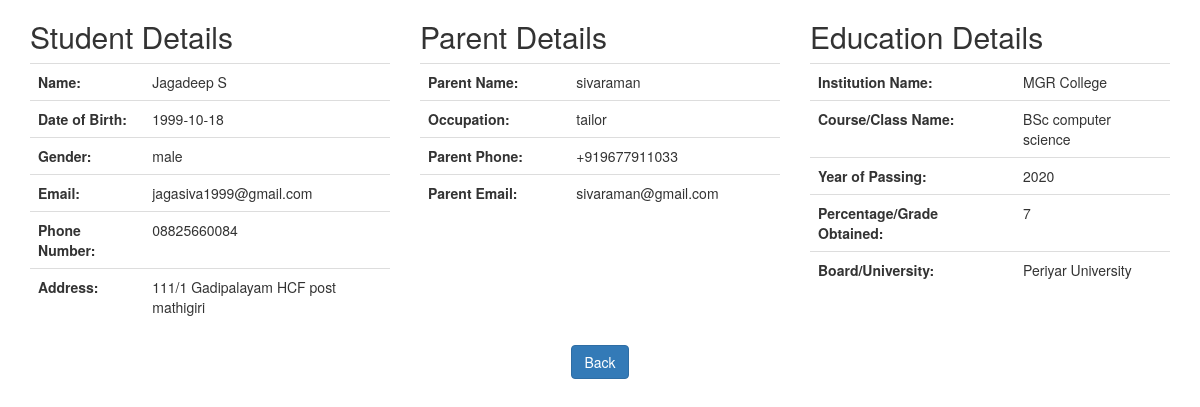
The page /viewdetails.php?student_id=7 (signed in) on the database its author committed.
### tables this page shows
CREATE TABLE `students` (
  `student_id` int(11) NOT NULL,
  `stu_name` varchar(255) NOT NULL,
  `dob` date DEFAULT NULL,
  `gender` varchar(10) DEFAULT NULL,
  `email` varchar(255) DEFAULT NULL,
  `phone` varchar(20) DEFAULT NULL,
  `address` varchar(255) DEFAULT NULL
);

CREATE TABLE `parents` (
  `parent_id` int(11) NOT NULL,
  `par_name` varchar(255) NOT NULL,
  `occupation` varchar(255) DEFAULT NULL,
  `par_phone` varchar(20) DEFAULT NULL,
  `par_email` varchar(255) DEFAULT NULL,
  `student_id` int(11) NOT NULL
);

CREATE TABLE `education` (
  `education_id` int(11) NOT NULL,
  `institution_name` varchar(255) DEFAULT NULL,
  `course_name` varchar(255) DEFAULT NULL,
  `year_of_passing` int(11) DEFAULT NULL,
  `grade_obtained` float DEFAULT NULL,
  `board` varchar(255) DEFAULT NULL,
  `student_id` int(11) NOT NULL
);

### viewdetails.php (the view, shortened to what this page needs)
<!DOCTYPE html>
<html>
<head>
	<link rel="stylesheet" href="https://maxcdn.bootstrapcdn.com/bootstrap/3.4.1/css/bootstrap.min.css">
</head>
<body>
<?php
if(isset($_GET["student_id"]) && !empty(trim($_GET["student_id"]))) {
    include_once 'dbconnect.php';
    $sql = "SELECT * FROM students LEFT JOIN parents ON students.student_id = parents.student_id LEFT JOIN education ON students.student_id = education.student_id WHERE students.student_id = ?;";
    if($stmt = $conn->prepare($sql)) {
        $stmt->bind_param("i", $param_id);
        if($stmt->execute()) {
            $result = $stmt->get_result();
            if($result->num_rows == 1) {
                $row = $result->fetch_assoc();
                ?>
                <div class="container mt-5">
                    <div class="row">
                        <div class="col-sm-12 col-md-4">
                            <h2>Student Details</h2>
                            <div class="table-responsive">
                                <table class="table">
                                    <tr><td><b>Name:</b></td><td><?php echo $row["stu_name"]; ?></td></tr>
                                    <tr><td><b>Date of Birth:</b></td><td><?php echo $row["dob"]; ?></td></tr>
                                    <tr><td><b>Gender:</b></td><td><?php echo $row["gender"]; ?></td></tr>
                                    <tr><td><b>Email:</b></td><td><?php echo $row["email"]; ?></td></tr>
                                    <tr><td><b>Phone Number:</b></td><td><?php echo $row["phone"]; ?></td></tr>
                                    <tr><td><b>Address:</b></td><td><?php echo $row["address"]; ?></td></tr>
                                </table>
                            </div>
                        </div>
                        <div class="col-sm-12 col-md-4">
                            <h2>Parent Details</h2>
                            <div class="table-responsive">
                                <table class="table">
                                    <tr><td><b>Parent Name:</b></td><td><?php echo $row["par_name"]; ?></td></tr>
                                    <tr><td><b>Occupation:</b></td><td><?php echo $row["occupation"]; ?></td></tr>
                                    <tr><td><b>Parent Phone:</b></td><td><?php echo $row["par_phone"]; ?></td></tr>
                                    <tr><td><b>Parent Email:</b></td><td><?php echo $row["par_email"]; ?></td></tr>
                                </table>
                            </div>
                        </div>
                        <div class="col-sm-12 col-md-4">
                            <h2>Education Details</h2>
                            <div class="table-responsive">
                                <table class="table">
                                    <tr><td><b>Institution Name:</b></td><td><?php echo $row["institution_name"]; ?></td></tr>
                                    <tr><td><b>Course/Class Name:</b></td><td><?php echo $row["course_name"]; ?></td></tr>
                                    <tr><td><b>Year of Passing:</b></td><td><?php echo $row["year_of_passing"]; ?></td></tr>
                                    <tr><td><b>Percentage/Grade Obtained:</b></td><td><?php echo $row["grade_obtained"]; ?></td></tr>
                                    <tr><td><b>Board/University:</b></td><td><?php echo $row["board"] . "</td></tr>"; ?></td></tr>
                                </table>
                            </div>
                        </div>
                    <div class='col-md-12 text-center'>
                        <a href='studentdetails.php' class='btn btn-primary'>Back</a>
                    </div>
                </div>
            </div>
            <?php } else { ?>
               <p>No records found.</p>
           <?php }
        } else {
            echo "Error: " . $conn->error;
        }
    }
}?>
</body>
</html>

### viewdetails.php (style rules this page uses)
* { scrollbar-width: none; -ms-overflow-style: none; }

### rows shown on the page
students: stu_name "Jagadeep S", dob "1999-10-18", gender "male", email "jagasiva1999@gmail.com", phone "08825660084", address "111/1 Gadipalayam HCF post mathigiri", parents.par_name "sivaraman", parents.occupation "tailor", parents.par_phone "+919677911033", parents.par_email "sivaraman@gmail.com", education.institution_name "MGR College", education.course_name "BSc computer science", education.year_of_passing "2020", education.grade_obtained "7", education.board "Periyar University"
